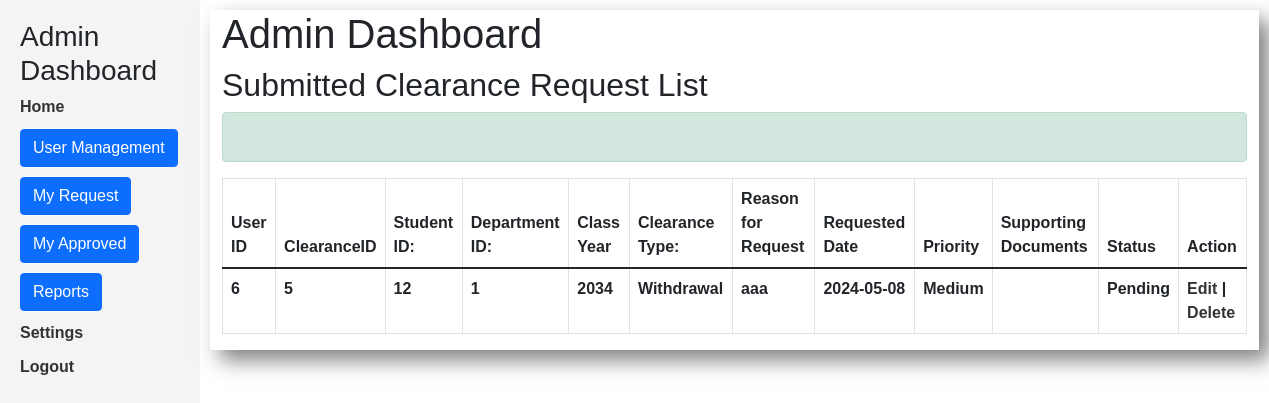
/pages/hod_dashboard/submitted_request.php (signed in), run on the app's committed database.
### tables this page shows
CREATE TABLE `clearances_tbl` (
  `ClearanceID` int(11) NOT NULL,
  `UserID` int(11) NOT NULL,
  `StudentID` int(11) DEFAULT NULL,
  `DepartmentID` int(11) DEFAULT NULL,
  `YearLevel` varchar(20) NOT NULL,
  `ClearanceType` varchar(50) DEFAULT NULL,
  `ClearanceReason` text NOT NULL,
  `Status` varchar(20) DEFAULT NULL,
  `RequestedDate` date DEFAULT NULL,
  `ApprovedDate` date DEFAULT NULL,
  `DeniedDate` date DEFAULT NULL,
  `ReasonForDenial` text DEFAULT NULL,
  `Comments` text DEFAULT NULL,
  `Deadline` date DEFAULT NULL,
  `Priority` varchar(20) DEFAULT NULL,
  `SupportingDocuments` text DEFAULT NULL
);

### pages/hod_dashboard/submitted_request.php (the view, shortened to what this page needs)
<?php
require 'index.php';
$user_id = $_SESSION['user_id'];
?>
<div class="jumbotron">
    <div class="content"  style="align-content: space-between;
         justify-content: flex-end; ">
        <div class="container"
             style="align-content: center;
             justify-content: flex-end;
             box-shadow: 10px 10px 20px 0px rgba(0, 0, 0, 0.5);">
            <h1>Admin Dashboard</h1>
            <div id="user_list">
                <h2>Submitted Clearance Request List</h2>
                <div class="alert alert-success forms" role="alert">
                </div>
                <table class="table table-bordered" border='1'>
                    <thead>
                        <tr>
                            <th>User ID</th>
                            <th>ClearanceID</th>
                            <th>Student ID:</th>
                            <th>Department ID:</th>
                            <th>Class Year</th>
                            <th>Clearance Type:</th>
                            <th>Reason for Request</th>
                            <th>Requested Date</th>
                            <th>Priority</th>
                            <th>Supporting Documents</th>
                            <th>Status</th>
                            <th>Action</th>
                        </tr>
                    <thead>
                    <tbody>
                        <?php
                        include '../../includes/db_connection.php';
                        $sql = "SELECT * FROM clearances_tbl WHERE UserID = '$user_id'";
                        $result = $conn->query($sql);
                        while ($row = mysqli_fetch_assoc($result)) {
                            echo "<tr>";
                            echo "<td>" . $row["UserID"] . "</td>";
                            echo "<td>" . $row["ClearanceID"] . "</td>";
                            echo "<td>" . $row["StudentID"] . "</td>";
                            echo "<td>" . $row["DepartmentID"] . "</td>";
                            echo "<td>" . $row["YearLevel"] . "</td>";
                            echo "<td>" . $row["ClearanceType"] . "</td>";
                            echo "<td>" . $row["ClearanceReason"] . "</td>";
                            echo "<td>" . $row["RequestedDate"] . "</td>";
                            echo "<td>" . $row["Priority"] . "</td>";
                            echo "<td>" . $row["SupportingDocuments"] . "</td>";
                            echo "<td>" . $row["Status"] . "</td>";
                            echo "<td><a href='edit_request.php?id=" . $row["ClearanceID"] . "'>Edit</a> | <a href='delete_request.php?id=" . $row["ClearanceID"] . "'>Delete</a></td>";
                            echo "</tr>";
                        }
                        ?>
                    </tbody>
                </table>
            </div>
        </div>
    </div>
</div>

### pages/css/style.css (style rules this page uses)
* { padding: 0; margin: 0; box-sizing: border-box; }
body { min-height: 10vh; background-size: cover; background-repeat: no-repeat; background-position: center; font-family: 'Gill Sans', 'Gill Sans MT', Calibri, 'Trebuchet MS', sans-serif; font-weight: bold; }
a { text-decoration: none; color: #333; }
.content { display: block; height: 100vh; padding: 10px; }

### data on the page
clearances_tbl: UserID "6", ClearanceID "5", StudentID "12", DepartmentID "1", YearLevel "2034", ClearanceType "Withdrawal", ClearanceReason "aaa", RequestedDate "2024-05-08", Priority "Medium", Status "Pending"
